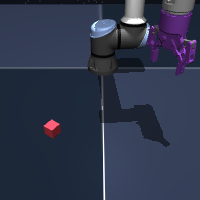
#> input picture dataset/cube/_audit/trajectory_0000/frame_0003.png, 200 x 200 px
$ python -i __init__.py   (imports and definitions only)
#> lines starting #> are read from the running program, lines starting #| are printed output that depends on the picture
#> further down, picture is the input picture: shape (200, 200, 3); mean B, G, R 74.8, 53.9, 47
import numpy as np
import cv2


def time_freq(frames, thresh=20):
#> called with thresh = 20
    import time as _time

    n_frames = frames.shape[0]
#> n_frames = 200

    if n_frames <= 1:
        return np.zeros_like(frames[0], dtype=np.uint8)

    _t0 = _time.perf_counter()

    # Compute per-frame absolute differences directly in uint8 using cv2.absdiff,
    # then sum channels into a single uint8 magnitude — avoids allocating large
    # int16 intermediates (~1.5 GB for 150 frames at 1024x576).
    h, w = frames.shape[1], frames.shape[2]
#> h = 200; w = 3
    from tqdm import tqdm
    motion_mag = np.empty((n_frames - 1, h, w), dtype=np.uint8)
    for i in tqdm(range(n_frames - 1), desc="MHI diff", leave=False):
        diff = cv2.absdiff(frames[i + 1], frames[i])          # uint8 (H, W, 3)
        motion_mag[i] = np.sum(diff, axis=-1, dtype=np.uint16).clip(0, 255).astype(np.uint8)
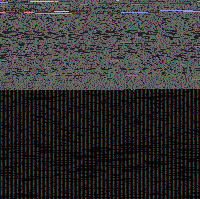
#> motion_mag: shape (199, 200, 3); mean B, G, R 49.4, 49.3, 49.5
    _t1 = _time.perf_counter()
    print(f"  [time_freq] diff+motion_mag: {_t1 - _t0:.3f}s")

    # We blur the 1-channel magnitude frames directly (much faster)
    blurred_motion = np.array(
        [cv2.GaussianBlur(frame, (11, 11), 0) for frame in motion_mag]
    )
    _t2 = _time.perf_counter()
    print(f"  [time_freq] gaussian blur ({len(motion_mag)} frames): {_t2 - _t1:.3f}s")

    # In RGB, motion > thresh across any channel meant motion > thresh.
    # Here motion is the sum, so threshold roughly scales with channels
    any_motion = blurred_motion > (thresh)
    _t3 = _time.perf_counter()
    print(f"  [time_freq] threshold: {_t3 - _t2:.3f}s")

    frequency = (
        np.sum(any_motion, axis=0) / n_frames
    )  # Normalize by the number of frames
    time_of_last_motion = np.zeros_like(frequency)
    for i in range(any_motion.shape[0]):
        motion = any_motion[i]
        time_of_last_motion[motion] = i / n_frames  # Normalize by the number of frames
    _t4 = _time.perf_counter()
    print(f"  [time_freq] frequency + time_of_last_motion loop: {_t4 - _t3:.3f}s")

    alpha = np.any(any_motion, axis=0)

    hue = 2.0 / 3.0 + time_of_last_motion / 3.0  # Map frequency to hue (blue to red)
    saturation = np.clip(1 - frequency * 2, 0, 1)  # Map frequency to saturation
    value = np.ones_like(frequency)  # Full brightness

    hsv_image = np.stack([hue * 360.0, saturation, value], axis=-1).astype(np.float32)
    rgb_image = cv2.cvtColor(hsv_image, cv2.COLOR_HSV2RGB) * 255.0
    rgb_image[~alpha] = 0  # Set non-motion areas to black
    _t5 = _time.perf_counter()
    print(f"  [time_freq] HSV->RGB + compose: {_t5 - _t4:.3f}s")

    return rgb_image.astype(np.uint8)


def label_image(image, text=None, color=None, border_thickness=None):
    if text is not None:
        # choose bold font
        font = cv2.FONT_HERSHEY_SIMPLEX
        font_scale = 3
        font_thickness = 4
        text_size, _ = cv2.getTextSize(text, font, font_scale, font_thickness)
        text_x = 10
        text_y = text_size[1] + 10
        cv2.putText(
            image,
            text,
            (text_x, text_y),
            font,
            font_scale,
            color if color is not None else (255, 255, 255),
            font_thickness,
            cv2.LINE_AA,
        )
    if color is not None and border_thickness is not None:
        image = cv2.copyMakeBorder(
            image,
            border_thickness,
            border_thickness,
            border_thickness,
            border_thickness,
            cv2.BORDER_CONSTANT,
            value=color,
        )
    return image

>>> import cv2
>>> picture = cv2.imread('../../../dataset/cube/_audit/trajectory_0000/frame_0003.png')
#> (the run stopped early here; a loop or call above may not have finished)
